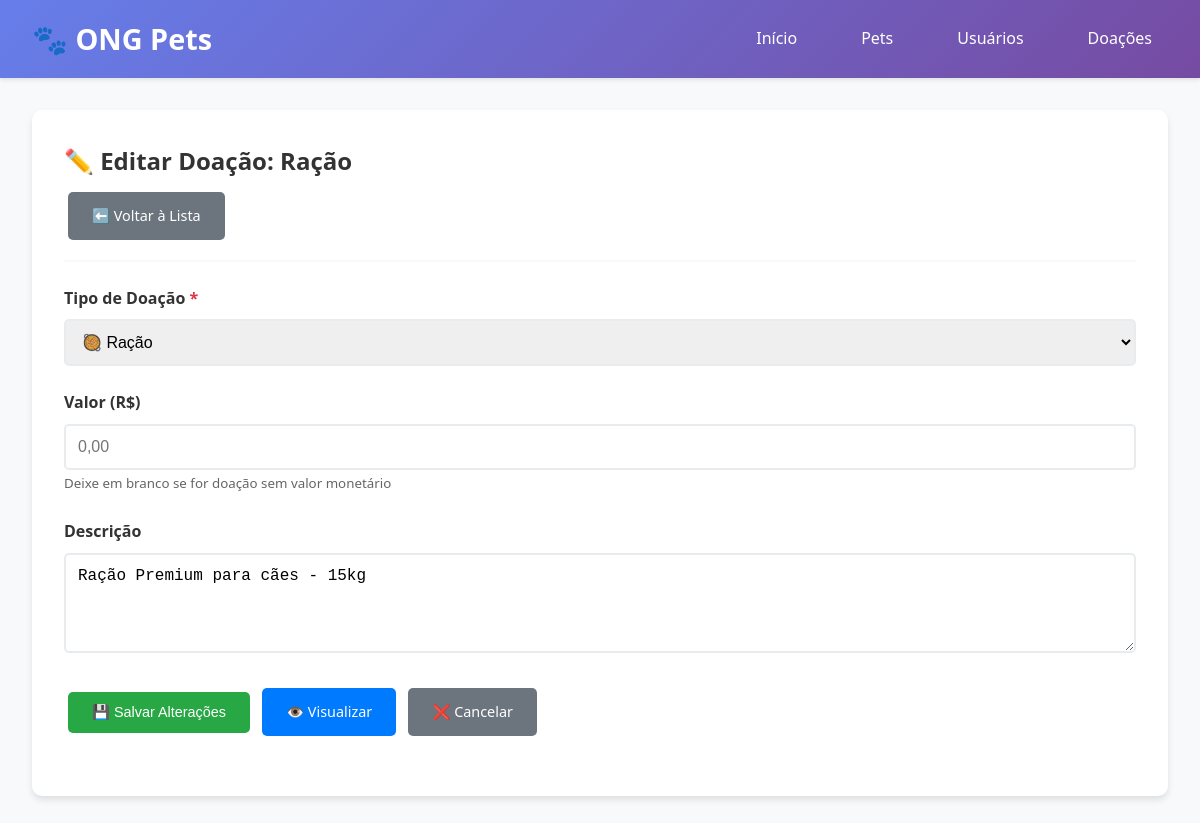
Page /index.php?controller=doacao&action=edit&id=2 on the committed database.
### tables this page shows
CREATE TABLE IF NOT EXISTS doacao (
    id INT AUTO_INCREMENT PRIMARY KEY,
    tipo VARCHAR(100) NOT NULL,
    valor DECIMAL(10,2),
    descricao TEXT,
    created_at TIMESTAMP DEFAULT CURRENT_TIMESTAMP,
    updated_at TIMESTAMP DEFAULT CURRENT_TIMESTAMP ON UPDATE CURRENT_TIMESTAMP
);

### config/Database.php (called while the page is built, shortened)
<?php
class Database {
    private $host = 'localhost';
    private $db_name = 'ong_pets';
    private $username = 'root';
    private $password = '';
    public function getConnection() {
        $this->pdo = null;
        try {
            $this->pdo = new PDO(
                "mysql:host=" . $this->host . ";dbname=" . $this->db_name,
                $this->username,
                $this->password
            );
            $this->pdo->setAttribute(PDO::ATTR_ERRMODE, PDO::ERRMODE_EXCEPTION);
            $this->pdo->exec("set names utf8");
        } catch(PDOException $exception) {
            echo "Erro de conexão: " . $exception->getMessage();
        }
        return $this->pdo;
    }
}
?>

### models/Doacao.php (called while the page is built, shortened)
<?php
class Doacao {
    private $conn;
    private $table_name = "doacao";
    public $id;
    public function __construct($db) {
        $this->conn = $db;
    }
    public function readOne() {
        $query = "SELECT id, tipo, valor, descricao
                  FROM " . $this->table_name . "
                  WHERE id = ? LIMIT 0,1";
        $stmt = $this->conn->prepare($query);
        $stmt->bindParam(1, $this->id);
        $stmt->execute();
        $row = $stmt->fetch(PDO::FETCH_ASSOC);
        if($row) {
            $this->tipo = $row['tipo'];
            $this->valor = $row['valor'];
            $this->descricao = $row['descricao'];
            return true;
        }
        return false;
    }
}
?>

### views/doacoes/edit.php (the view, shortened to what this page needs)
<?php include 'views/partials/header.php'; ?>
<div class="container">
    <div class="card">
        <div class="card-header">
            <h1 class="card-title">✏️ Editar Doação: <?= htmlspecialchars($this->doacao->tipo) ?></h1>
            <a href="index.php?controller=doacao&action=index" class="btn btn-secondary">⬅️ Voltar à Lista</a>
        </div>
        <form method="POST" action="index.php?controller=doacao&action=update&id=<?= $this->doacao->id ?>">
            <div class="form-group">
                <label for="tipo" class="form-label">Tipo de Doação <span class="required">*</span></label>
                <select id="tipo" name="tipo" class="form-control" required>
                    <option value="Ração" <?= $this->doacao->tipo === 'Ração' ? 'selected' : '' ?>>🥘 Ração</option>
                </select>
            </div>
            <div class="form-group">
                <label for="valor" class="form-label">Valor (R$)</label>
                <input type="number" id="valor" name="valor" class="form-control"
                       value="<?= htmlspecialchars($this->doacao->valor) ?>"
                       step="0.01" min="0" placeholder="0,00">
                <small style="color: #666;">Deixe em branco se for doação sem valor monetário</small>
            </div>
            <div class="form-group">
                <label for="descricao" class="form-label">Descrição</label>
                <textarea id="descricao" name="descricao" class="form-control" rows="4"
                          placeholder="Descreva os detalhes da doação"><?= htmlspecialchars($this->doacao->descricao) ?></textarea>
            </div>
            <div class="form-group">
                <button type="submit" class="btn btn-success">💾 Salvar Alterações</button>
                <a href="index.php?controller=doacao&action=show&id=<?= $this->doacao->id ?>" class="btn btn-primary">👁️ Visualizar</a>
                <a href="index.php?controller=doacao&action=index" class="btn btn-secondary">❌ Cancelar</a>
            </div>
        </form>
    </div>
</div>
<?php include 'views/partials/footer.php'; ?>

### public/css/style.css (style rules this page uses)
* { margin: 0; padding: 0; box-sizing: border-box; }
body { font-family: 'Segoe UI', Tahoma, Geneva, Verdana, sans-serif; background-color: #f8f9fa; color: #333; line-height: 1.6; }
.container { max-width: 1200px; margin: 2rem auto; padding: 0 2rem; }
.card { background: white; border-radius: 10px; box-shadow: 0 4px 6px rgba(0,0,0,0.1); padding: 2rem; margin-bottom: 2rem; }
.card-header { border-bottom: 2px solid #f8f9fa; padding-bottom: 1rem; margin-bottom: 1.5rem; }
.card-title { font-size: 1.5rem; color: #333; margin-bottom: 0.5rem; }
.btn { display: inline-block; padding: 0.75rem 1.5rem; border: none; border-radius: 5px; text-decoration: none; cursor: pointer; font-size: 0.9rem; transition: all 0.3s; margin: 0.25rem; }
.btn-primary { background-color: #007bff; color: white; }
.btn-success { background-color: #28a745; color: white; }
.btn-secondary { background-color: #6c757d; color: white; }
.form-group { margin-bottom: 1.5rem; }
.form-label { display: block; margin-bottom: 0.5rem; font-weight: 600; color: #333; }
.form-control { width: 100%; padding: 0.75rem; border: 2px solid #e9ecef; border-radius: 5px; font-size: 1rem; transition: border-color 0.3s; }
.required { color: #dc3545; }
.card { animation: fadeIn 0.5s ease-out; }

### rows in the picture
doacao: tipo "Ração", tipo "🥘 Ração", descricao "Ração Premium para cães - 15kg"
